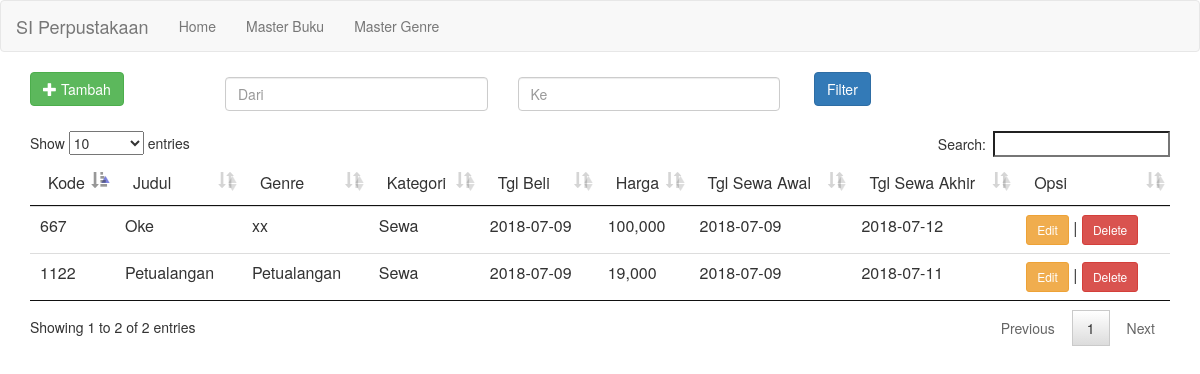
/masterbuku.php, run on the app's committed database.
### tables this page shows
CREATE TABLE `mbuku`  (
  `id` int(11) NOT NULL AUTO_INCREMENT,
  `datei` timestamp(0) NULL DEFAULT CURRENT_TIMESTAMP,
  `dateu` timestamp(0) NULL DEFAULT NULL,
  `useri` varchar(50) NULL DEFAULT NULL,
  `useru` varchar(50) NULL DEFAULT NULL,
  `kode` varchar(255) NULL DEFAULT NULL,
  `judul` text NULL,
  `ref_genre` varchar(50) NULL DEFAULT NULL,
  `ktg` varchar(25) NULL DEFAULT NULL,
  `tglbeli` date NULL DEFAULT NULL,
  `hrgbeli` float(255, 0) NULL DEFAULT NULL,
  `tsawal` date NULL DEFAULT NULL,
  `tsakhir` date NULL DEFAULT NULL,
  `ket` text NULL,
  PRIMARY KEY (`id`) USING BTREE
);

CREATE TABLE `mgenre`  (
  `id` int(11) NOT NULL AUTO_INCREMENT,
  `datei` timestamp(0) NULL DEFAULT NULL,
  `dateu` timestamp(0) NULL DEFAULT NULL,
  `useri` varchar(50) NULL DEFAULT NULL,
  `useru` varchar(50) NULL DEFAULT NULL,
  `kode` varchar(255) NULL DEFAULT NULL,
  `nama` text NULL,
  `ket` text NULL,
  PRIMARY KEY (`id`) USING BTREE,
  UNIQUE INDEX `id`(`id`) USING BTREE
);

### masterbuku.php (the view, shortened to what this page needs)
<?php
include_once("config.php");
include_once("template.php");
$result = mysqli_query($mysqli, "SELECT
  mbuku.*,
  mgenre.nama namagenre
FROM
  mbuku
  LEFT OUTER JOIN mgenre ON mgenre.id = mbuku.ref_genre
ORDER BY
  id ASC");
?>
<div class="container">
<div>
  <div class="row">
  <div class="col-md-2">
	<a href="addbuku.php" class="btn btn-success"><i class="glyphicon glyphicon-plus"></i> Tambah</a>
  </div>
  <form method="get" action="hasil.php" name="formfilter">
  <div class="col-md-3">
    <input type="text" class="form-control filter" name="tsawal" placeholder="Dari"></input>
  </div>
  <div class="col-md-3">
    <input type="text" class="form-control filter" name="tsakhir" placeholder="Ke"></input>
  </div>
  <div class="col-md-3">
    <button class="btn btn-primary" type="submit">Filter</button>
  </div>
  </form>
  </div>
</div>
<br>
<div>
	<table class="table" id="table">
		<thead>
			<tr>
				<td>Kode</td>
				<td>Judul</td>
				<td>Genre</td>
        <td>Kategori</td>
        <td>Tgl Beli</td>
        <td>Harga</td>
        <td>Tgl Sewa Awal</td>
        <td>Tgl Sewa Akhir</td>
        <td>Opsi</td>
			</tr>
		</thead>
		<tbody>
			<?php
    		while($data = mysqli_fetch_array($result)) {
        echo "<tr>";
        echo "<td>".$data['kode']."</td>";
        echo "<td>".$data['judul']."</td>";
        echo "<td>".$data['namagenre']."</td>";
        echo "<td>".$data['ktg']."</td>";
        echo "<td>".$data['tglbeli']."</td>";
        echo "<td>".number_format($data['hrgbeli'])."</td>";
        echo "<td>".$data['tsawal']."</td>";
        echo "<td>".$data['tsakhir']."</td>";
        echo "<td><a class='btn btn-sm btn-warning' href='editbuku.php?id=$data[id]'>Edit</a> | <a class='btn btn-sm btn-danger' href='deletebuku.php?id=$data[id]'>Delete</a></td></tr>";
    }
    ?>
		</tbody>
	</table>
</div>
</div>

### template.php (shortened to what this page needs)
<link rel="stylesheet" href="assets/bootstrap/css/bootstrap.min.css">
<link rel="stylesheet" href="assets/datatables/dataTables.bootstrap.css">
<link rel="stylesheet" href="assets/datatables/jquery.dataTables.css">
<link rel="stylesheet" href="assets/datepicker/datepicker3.css">
<link rel="stylesheet" href="assets/datepicker/bootstrap-datepicker.js">
<nav class="navbar navbar-default">
  <div class="container-fluid">
    <div class="navbar-header">
      <a class="navbar-brand" href="#">SI Perpustakaan</a>
    </div>
    <ul class="nav navbar-nav">
      <li class=""><a href="Index.php">Home</a></li>
      <li><a href="masterbuku.php">Master Buku</a></li>
      <li><a href="mastergenre.php">Master Genre</a></li>
    </ul>
  </div>
</nav>

### data on the page
mbuku: kode "667", judul "Oke", mgenre.nama "xx", ktg "Sewa", tglbeli "2018-07-09", hrgbeli "100,000", tsawal "2018-07-09", tsakhir "2018-07-12"
mbuku: kode "1122", judul "Petualangan", mgenre.nama "Petualangan", ktg "Sewa", tglbeli "2018-07-09", hrgbeli "19,000", tsawal "2018-07-09", tsakhir "2018-07-11"
